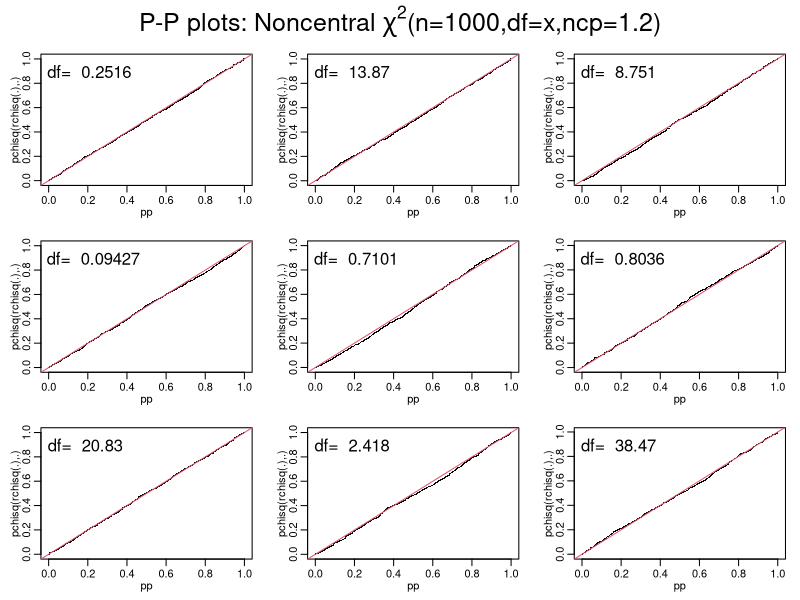

R code for this plot:

require(graphics)
windows()
dchisq(1,df = 1:3)
pchisq(1, df = 3)
pchisq(1, df = 3, ncp = 0:4)
x <- 1:10
all.equal(dchisq(x, df = 2), dexp(x, 1/2))
all.equal(pchisq(x, df = 2), pexp(x, 1/2))
z0 <- rchisq(100 , df=0,ncp=2)
graphics::stem(z0)
L <- 1.2;n<-1000;pp <-ppoints(n)
op <- par(mfrow = c(3,3),mar=c(3,3,1,1)+.1,mgp=c(1.5,.6,0),oma=c(0,0,3,0))
for(df in 2^(4*rnorm(9)))
{
plot(pp,sort(pchisq(rr <- rchisq(n,df=df,ncp = L),df=df,ncp=L)),
     ylab="pchisq(rchisq(.),.)",pch=".") 
  mtext(paste("df= ",formatC(df,digits = 4)),
        line = -2, adj = 0.05)
  abline(0,1,col = 2)
}
mtext(expression("P-P plots: Noncentral "*
                   chi^2 *"(n=1000,df=x,ncp=1.2)"),
cex=1.5,font=2,outer=TRUE)
par(op)
lam<-seq(0,100,by=.25)
p00<-pchisq(0,df=0,ncp=lam)
p.0<-pchisq(1e-300,df=0,ncp=lam)
stopifnot(all.equal(p00, exp(-lam/2)),
          all.equal(p.0, exp(-lam/2)))
